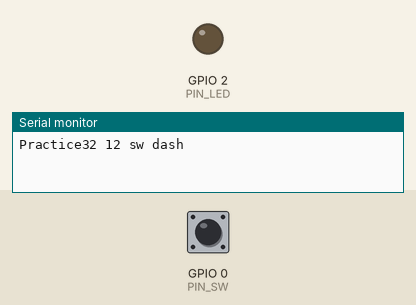
A sketch run on a simulated ESP32. Shown: output pins drawn as LEDs (lit = HIGH), the last lines printed to the serial monitor. Inputs (shaded band) come from the test bench; at power-on: GPIO 0 (PIN_SW) HIGH. WiFi joins after 1.5 s; servers stay silent unless stated; web services answer with replies made up by the test bench.

Above: at 0.1 s.
At 2.7 s:
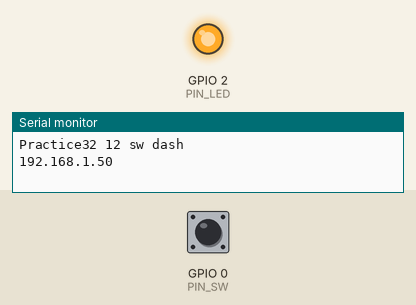
2.8 s: GPIO 0 (PIN_SW) pulled LOW for 0.15 s
Timing chart, 0 to 5.8 s (numbered marks = the images above; inputs shaded):
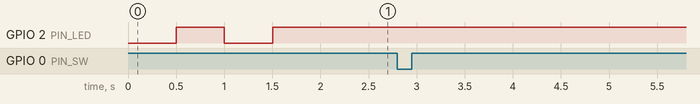

The sketch:

esp32_12_sw_ifttt.ino
```cpp
// (licence header left out)
#include <WiFi.h>                           // ESP32用WiFiライブラリ
#include <WiFiUdp.h>                        // UDP通信を行うライブラリ
#define PIN_LED 2                           // GPIO 2(24番ピン)にLEDを接続
#define PIN_SW 0                            // GPIO 0(25番ピン)にスイッチを接続

/* インターネット接続された無線LANアクセスポイントのSSIDとPASSを設定ください */
#define SSID "1234ABCD"                     // 無線LANアクセスポイントのSSID
#define PASS "password"                     // パスワード

/* IFTTTのWebhooksで設定したイベント名と取得したトークンを記入してください */
#define IFTTT_EVENT "dash"                  // Webhooksで設定したイベント名と
#define IFTTT_KEY "*******-******************************"  // 取得したトークン

#define SENDTO "192.168.0.255"              // 送信先のIPアドレス
#define PORT 1024                           // 送信のポート番号
boolean button;                             // スイッチ状態を保存するための変数

void setup(){                               // 起動時に一度だけ実行する関数
    pinMode(PIN_LED,OUTPUT);                // LEDを接続したポートを出力に
    pinMode(PIN_SW,INPUT_PULLUP);           // スイッチを接続したポートを入力に
    Serial.begin(115200);                   // 動作確認のためのシリアル出力開始
    Serial.println("Practice32 12 sw dash");// Practice32 12 swをシリアル出力
    WiFi.mode(WIFI_STA);                    // 無線LANをSTAモードに設定
    WiFi.begin(SSID,PASS);                  // 無線LANアクセスポイントへ接続
    while(WiFi.status() != WL_CONNECTED){   // 接続に成功するまで待つ
        delay(500);                         // 待ち時間処理
        digitalWrite(PIN_LED,!digitalRead(PIN_LED));    // LEDの点滅
    }
    Serial.println(WiFi.localIP());         // 本機のIPアドレスをシリアル出力
}

void loop(){                                // 繰り返し実行する関数
    WiFiUDP udp;                            // UDP通信用のインスタンスを定義
    boolean b=button;                       // 前回のスイッチ状態を変数bに保持

    while(b==button){
        button = digitalRead(PIN_SW);       // スイッチ状態の変化待ち
    }
    udp.beginPacket(SENDTO, PORT);          // UDP送信先を設定
    if(button==0){                          // ボタンが押されたときに
        udp.println("Ping");                // 　「Ping」を送信
        Serial.println("Ping");             // 　シリアル出力表示
        webhooks(IFTTT_EVENT,IFTTT_KEY,"牛乳");
    }else udp.println("Pong");              // そうでないときに「Pong」を送信
    udp.endPacket();                        // UDP送信の終了(実際に送信する)
    delay(10);                              // 簡易チャタリング防止策
}
```

webhooks.ino
```cpp
// (licence header left out)
//Congratulations! You've fired the dash event
//Bad Request

int webhooks(char *eventName, char *talken, char *message){
    WiFiClient client;                      // Wi-Fiクライアントの定義
    int i,t=0,size=0,ret=0;                 // 変数i,j,t=待ち時間,size=保存容量
    char c,s[129];                          // 文字変数、to=アクセス先,s=汎用
    int headF=0;                            // ヘッダフラグ(0:HEAD 1:EOL 2:DATA)
    unsigned long time;                     // 時間測定用

    snprintf(s,128,"/trigger/%s/with/key/%s",eventName,talken);
    Serial.println("HTTP host : maker.ifttt.com");
    Serial.println("Requesting event...");
    i=0; while( !client.connect("maker.ifttt.com",80) ){   // 外部サイトへ接続を実行する
        i++; if(i>=3){                      // 失敗時のリトライ処理
            Serial.println("ERROR: Failed to connect");
            return 0;
        }
        Serial.println("WARN: Retrying");
        delay(10);                          // 10msのリトライ待ち時間
    }
    client.print("POST ");                  // HTTP POSTコマンドを送信
    client.print(s);                        // 相手先ディレクトリを指定
    client.println(" HTTP/1.0");            // HTTPプロトコル
    client.println("User-Agent: esp-wroom-32");
    client.println("Host: maker.ifttt.com");// 相手先ホスト名
    client.println("Accept: */*");
    client.println("Content-Type: application/json");
    client.println("Connection: close");    // セッションの都度切断を指定

    snprintf(s,128,"{\"value1\":\"%s\"}",message);  // JSON作成
    client.print("Content-Length: ");
    client.println(strlen(s));
    client.println();
    client.println(s);                      // メッセージ送信

    time=millis();
    memset(s,0,128);
    while(t<3000){
        if(client.available()){             // クライアントからのデータを確認
            t=0;
            c=client.read();                // TCPデータの読み取り
            if(headF==2 && isprint(c) ){
                s[size]=c;
                size++;
                if(size>127) break;
                if(!strcmp(s,"Congratulations! You've fired the dash event")){
                    ret=1;
                    break;
                }
                if(!strcmp(s,"Bad Request")){
                    ret=-1;
                    break;
                }
            }
            #ifdef DEBUG_HTTPG
                Serial.print(c);            // ヘッダ部のシリアル出力表示
            #endif
            if(headF==1){                   // 前回が行端の時
                if(c=='\n') headF=2;        // 今回も行端ならヘッダ終了
                else if(c!='\r') headF=0;
                continue;
            }
            if(c=='\n') headF=1;            // 行端ならフラグを変更
            continue;
        }
        t++;
        delay(1);
    }
    client.flush();
    client.stop();                          // クライアントの切断
    Serial.println(s);                      // 受信データを表示
    Serial.print(size);                     // 保存したファイルサイズを表示
    Serial.print(" Bytes, ");
    Serial.print(millis()-time);
    Serial.println("ms, Done");
    return ret;
}
```
